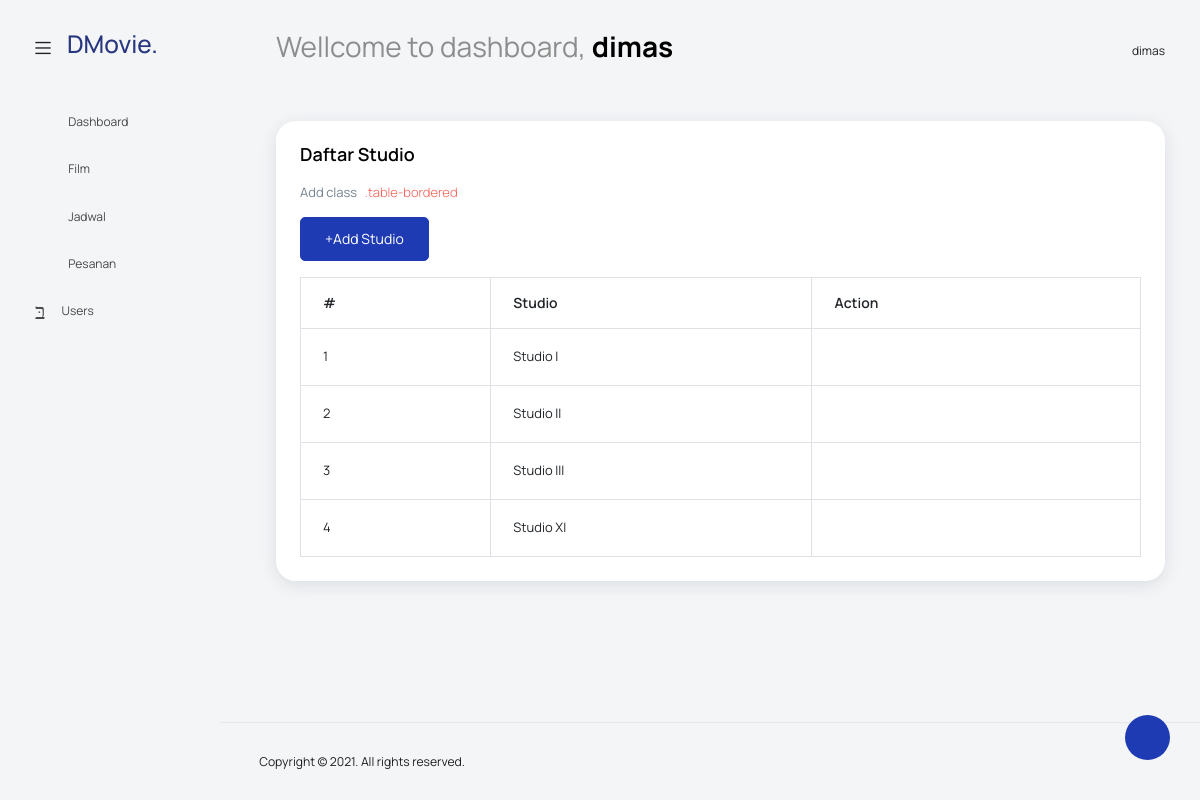
Page /super-admin/index.php?page=studio (signed in) on the committed database.
### tables this page shows
CREATE TABLE `studio` (
  `id_studio` int(11) NOT NULL,
  `nm_studio` varchar(20) NOT NULL
);

### super-admin/data-studio.php (the view, shortened to what this page needs)
<?php
$studiopage = isset($_GET["studiopage"]) ? $_GET["studiopage"] : "studio";
if ($studiopage === "addstudio") {
    formAddStudio();
} else if ($studiopage === "addaction") {
    insertStudio();
} else if ($studiopage === "formupdate") {
    formUpdateStudio();
} else if ($studiopage === "updateaction") {
    updateAction();
} else if ($studiopage === "delete") {
    deleteStudio();
} else {
    getData();
}
function getData()
{
    $koneksi = getConnection();
    $query = mysqli_query($koneksi, "SELECT * FROM studio");
?>
    <div class="col-lg-12 grid-margin stretch-card">
        <div class="card">
            <div class="card-body">
                <h4 class="card-title">Daftar Studio</h4>
                <p class="card-description">
                    Add class <code>.table-bordered</code>
                </p>
                <a href="?page=studio&studiopage=addstudio" class="btn btn-primary">+Add Studio</a>
                <div class="table-responsive pt-3">
                    <table class="table table-bordered">
                        <thead>
                            <tr>
                                <th>#</th>
                                <th>Studio</th>
                                <th>Action</th>
                            </tr>
                        </thead>
                        <tbody>
                            <?php
                            $no = 1;
                            while ($q = mysqli_fetch_array($query)) {
                            ?>
                                <tr>
                                    <td><?php echo $no++ ?></td>
                                    <td><?php echo $q["nm_studio"] ?></td>
                                    <td>
                                        <div class="d-flex justify-content-center">
                                            <a href="?page=studio&studiopage=formupdate&id_studio=<?php echo $q["id_studio"] ?>"><i class="mdi mdi-grease-pencil " style="font-size: 20px;"></i></a>
                                            <a onclick="return confirm('Apakah anda yakin akan menghapus data ini?')" href="?page=studio&studiopage=delete&id_studio=<?php echo $q["id_studio"] ?>"><i class="mdi mdi-delete ms-4" style="font-size: 20px;"></i></a>
                                        </div>
                                    </td>
                                </tr>
                            <?php
                            } ?>
                        </tbody>
                    </table>
                </div>
            </div>
        </div>
    </div>
<?php
}
?>

### rows in the picture
studio: nm_studio "Studio I"
studio: nm_studio "Studio II"
studio: nm_studio "Studio III"
studio: nm_studio "Studio XI"

### other values in the picture
$_SESSION['nama'] "dimas"
